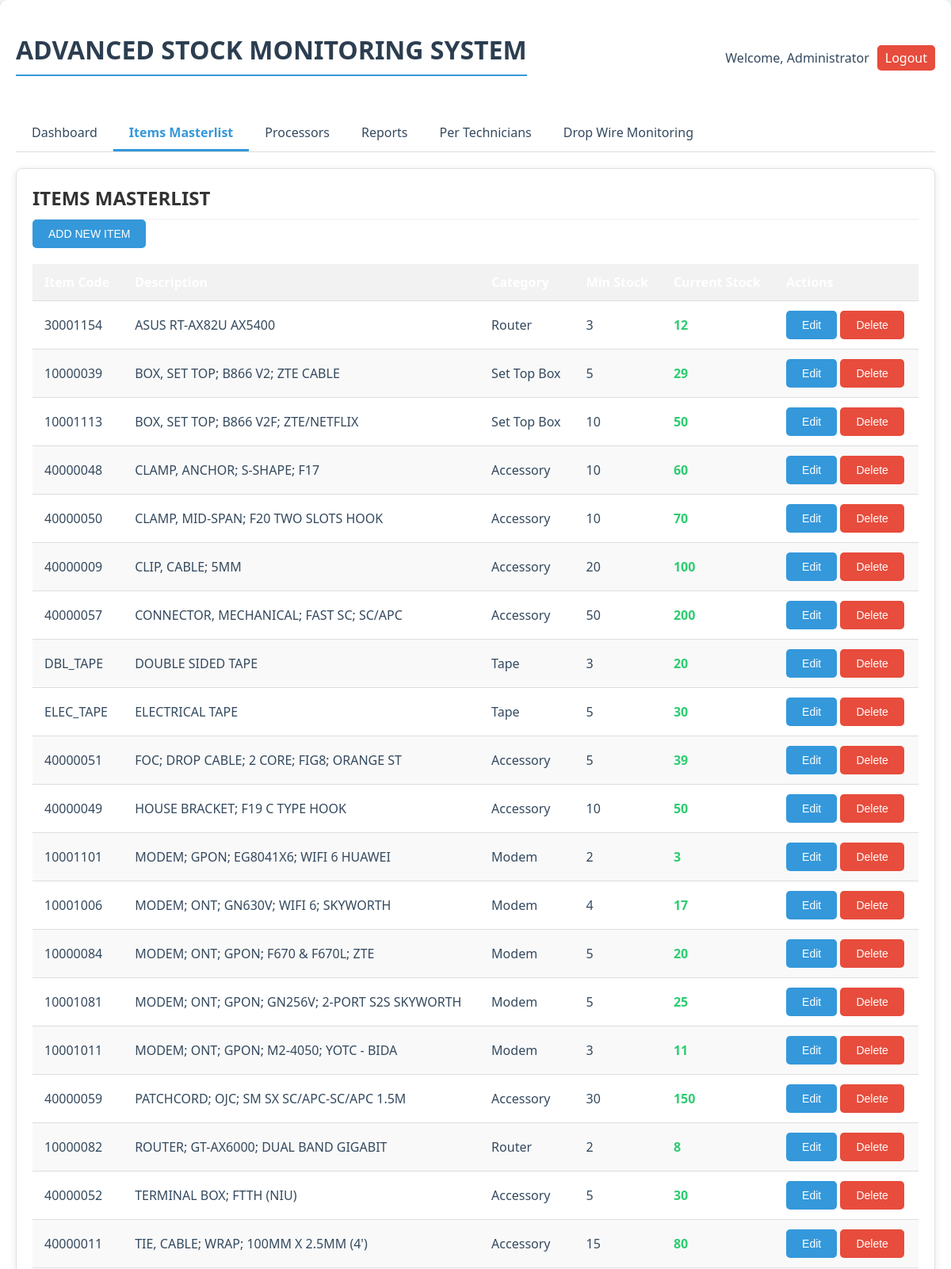
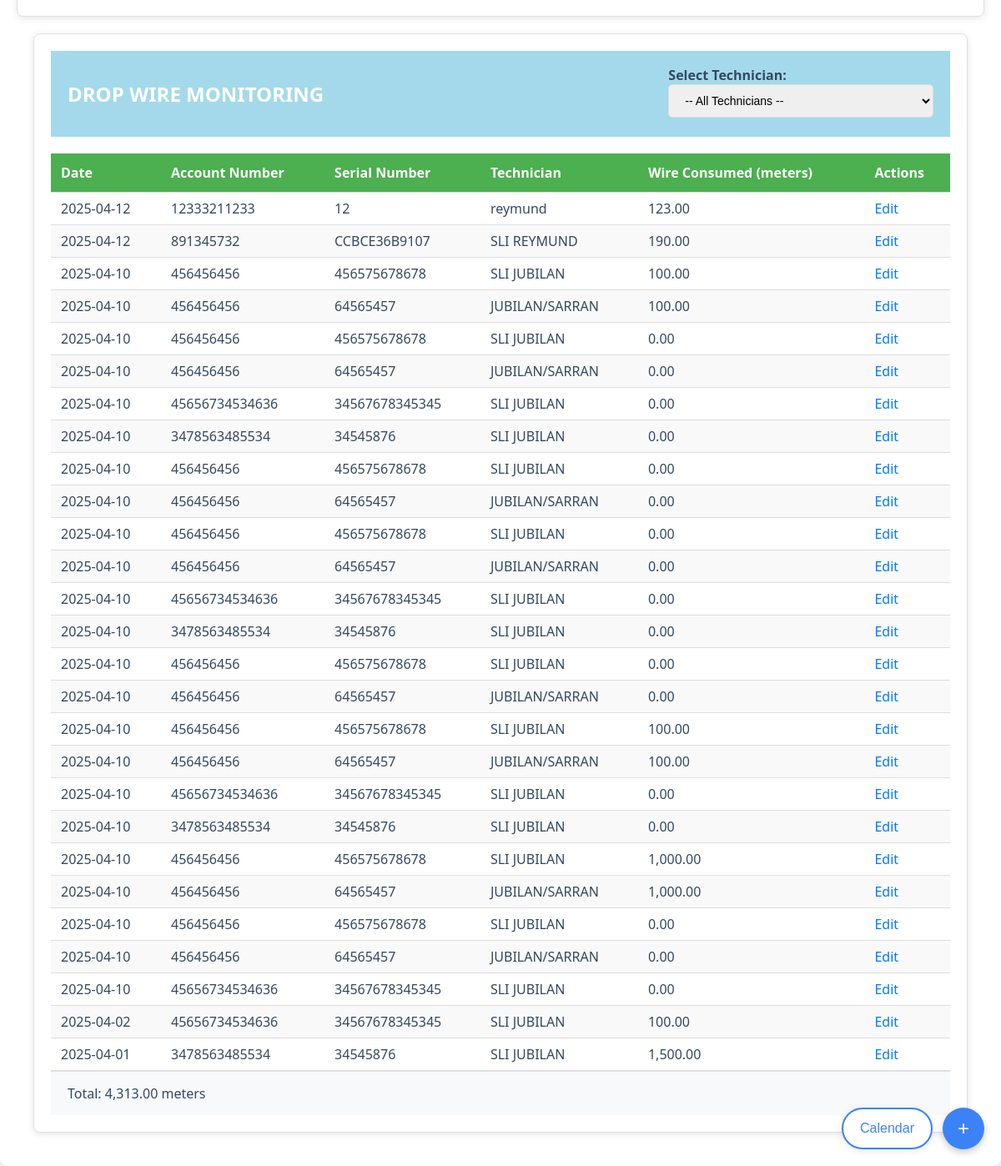
/index.php?tab=items (signed in), run on the app's committed database (2 pictures, top to bottom).
### tables this page shows
CREATE TABLE `items` (
  `item_code` varchar(20) NOT NULL,
  `description` varchar(255) NOT NULL,
  `category` varchar(50) NOT NULL,
  `current_stock` int(11) NOT NULL DEFAULT 0,
  `min_stock` int(11) NOT NULL DEFAULT 0
);

CREATE TABLE `drop_wire_consumption` (
  `id` int(11) NOT NULL,
  `account_number` varchar(255) NOT NULL,
  `serial_number` varchar(255) NOT NULL,
  `technician_name` varchar(255) NOT NULL,
  `drop_wire_consumed` float NOT NULL,
  `date` date NOT NULL
);

CREATE TABLE `transactions` (
  `transaction_id` int(11) NOT NULL,
  `transaction_date` datetime NOT NULL,
  `item_code` varchar(20) NOT NULL,
  `transaction_type` enum('in','out','adjust') NOT NULL,
  `quantity` int(11) NOT NULL,
  `processed_by` varchar(50) NOT NULL,
  `notes` text DEFAULT NULL,
  `serial_number` varchar(50) DEFAULT NULL,
  `account_number` varchar(100) DEFAULT NULL,
  `status` varchar(100) DEFAULT NULL,
  `last_realesby` varchar(100) DEFAULT NULL,
  `updated_at` timestamp NOT NULL DEFAULT current_timestamp() ON UPDATE current_timestamp()
);

### config.php (called while the page is built, shortened)
<?php
function isLoggedIn() {
    return isset($_SESSION['user_id']);
}
function isAdmin() {
    return isLoggedIn() && $_SESSION['role'] === 'admin';
}
?>

### index.php (the view, shortened to what this page needs)
<?php
require_once 'config.php';
$current_user = $_SESSION['full_name'];
$tab = isset($_GET['tab']) ? $_GET['tab'] : 'dashboard';
$stockLevels = $pdo->query("
    SELECT i.*,
           CASE
               WHEN i.current_stock <= 0 THEN 'Out of Stock'
               WHEN i.current_stock <= i.min_stock THEN 'Low Stock'
               ELSE 'In Stock'
           END AS status
    FROM items i
    ORDER BY i.description
")->fetchAll();
function getDropWireConsumption($pdo, $technician = null, $startDate = null, $endDate = null) {
    $query = "
        SELECT dwc.*, t.account_number, t.serial_number, t.processed_by AS technician_name
        FROM drop_wire_consumption AS dwc
        JOIN transactions AS t ON dwc.account_number = t.account_number
        WHERE 1=1
    ";
    $params = [];
    $query .= " ORDER BY dwc.date DESC";
    $stmt = $pdo->prepare($query);
    $stmt->execute($params);
    return $stmt->fetchAll(PDO::FETCH_ASSOC);
}
try {
    $selectedTech = $_GET['technician'] ?? '';
    $startDate = $_GET['start_date'] ?? null;
    $endDate = $_GET['end_date'] ?? null;
    $consumptionData = getDropWireConsumption($pdo, $selectedTech, $startDate, $endDate);
    $totalConsumed = array_sum(array_column($consumptionData, 'drop_wire_consumed'));
} catch (Exception $e) {
    echo json_encode(['error' => $e->getMessage()]);
    exit();
} catch (PDOException $e) {
    echo json_encode(['error' => 'Database error: ' . $e->getMessage()]);
    exit();
}
?>
<!DOCTYPE html>
<html lang="en">
<head>
    <link rel="stylesheet" href="https://cdnjs.cloudflare.com/ajax/libs/font-awesome/5.15.4/css/all.min.css">
    <link rel="stylesheet" href="styles.css">
</head>
    <div class="container">
        <div class="header">
            <h1>ADVANCED STOCK MONITORING SYSTEM</h1>
            <div class="user-info">
                <span>Welcome, <?php echo htmlspecialchars($current_user); ?></span>
                <a href="logout.php" class="logout-btn">Logout</a>
            </div>
        </div>
        <div class="tabs">
            <div class="tab <?php echo $tab === 'dashboard' ? 'active' : ''; ?>" onclick="switchTab('dashboard')">Dashboard</div>
            <div class="tab <?php echo $tab === 'items' ? 'active' : ''; ?>" onclick="switchTab('items')">Items Masterlist</div>
             <div class="tab <?= $tab === 'processors' ? 'active' : '' ?>" onclick="switchTab('processors')">Processors</div>
            <div class="tab <?php echo $tab === 'reports' ? 'active' : ''; ?>" onclick="switchTab('reports')">Reports</div>
             <div class="tab <?php echo $tab === 'technicians' ? 'active' : ''; ?>" onclick="switchTab('technicians')">Per Technicians</div>
            <div class="tab <?php echo $tab === 'dropwire' ? 'active' : ''; ?>" onclick="switchTab('dropwire')">Drop Wire Monitoring</div>
        </div>
        <div id="items" class="tab-content <?php echo $tab === 'items' ? 'active' : ''; ?>">
            <div class="card">
                <div class="card-title">ITEMS MASTERLIST</div>
                <?php if (isAdmin()): ?>
                    <button class="btn" onclick="showAddItemModal()">ADD NEW ITEM</button>
                <?php endif; ?>
                <table id="itemsList">
                    <thead>
                        <tr>
                            <th>Item Code</th>
                            <th>Description</th>
                            <th>Category</th>
                            <th>Min Stock</th>
                            <th>Current Stock</th>
                            <?php if (isAdmin()): ?>
                                <th>Actions</th>
                            <?php endif; ?>
                        </tr>
                    </thead>
                    <tbody>
                        <?php foreach ($stockLevels as $item): ?>
                            <tr>
                                <td><?php echo htmlspecialchars($item['item_code']); ?></td>
                                <td><?php echo htmlspecialchars($item['description']); ?></td>
                                <td><?php echo htmlspecialchars($item['category']); ?></td>
                                <td><?php echo $item['min_stock']; ?></td>
                                <td class="stock-level <?php
                                    echo $item['current_stock'] <= 0 ? 'low-stock' :
                                        ($item['current_stock'] <= $item['min_stock'] ? 'medium-stock' : 'high-stock');
                                ?>">
                                    <?php echo $item['current_stock']; ?>
                                </td>
                                <?php if (isAdmin()): ?>
                                    <td>
                                        <button class="btn" onclick="showEditItemModal('<?php echo $item['item_code']; ?>')">Edit</button>
                                        <button class="btn btn-danger" onclick="confirmDeleteItem('<?php echo $item['item_code']; ?>')">Delete</button>
                                    </td>
                                <?php endif; ?>
                            </tr>
                        <?php endforeach; ?>
                    </tbody>
                </table>
            </div>
        </div>
         <div class="calendar-container">
   <div style="position: fixed; bottom: 20px; right: 20px; display: flex; gap: 12px;">
    <button id="show-calendar-btn" style="
        padding: 12px 20px;
        background: white;
        color: #3b82f6;
        border: 2px solid #3b82f6;
        border-radius: 30px;
        font-weight: 500;
        cursor: pointer;
        box-shadow: 0 2px 8px rgba(0,0,0,0.1);
        transition: all 0.2s;
    ">
        Calendar
    </button>
    <button id="open-create-form" style="
        width: 50px;
        height: 50px;
        background: #3b82f6;
        color: white;
        border: none;
        border-radius: 50%;
        font-size: 1.5rem;
        cursor: pointer;
        box-shadow: 0 4px 8px rgba(0,0,0,0.2);
        transition: all 0.2s;
    ">
        +
    </button>
</div>
</div>
<div id="dropwire">
        <div class="card">
            <div class="card-header">
                     <h2>DROP WIRE MONITORING</h2>
                <form id="technician-form">
                    <label>Select Technician:
                        <select name="technician">
                            <option value="">-- All Technicians --</option>
                        </select>
                    </label>
                </form>
            </div>
            <table id="dropwire-table">
                <thead style="display: table-header-group; background: #f8f9fa;">
                    <tr>
                        <th>Date</th>
                        <th>Account Number</th>
                        <th>Serial Number</th>
                        <th>Technician</th>
                        <th>Wire Consumed (meters)</th>
                        <th>Actions</th>
                    </tr>
                </thead>
                <tbody>
                    <?php if (empty($consumptionData)): ?>
                    <tr>
                        <td colspan="6">No data found</td>
                    </tr>
                    <?php else: ?>
                    <?php foreach ($consumptionData as $row): ?>
                    <tr>
                        <td><?= htmlspecialchars($row['date']) ?></td>
                        <td><?= htmlspecialchars($row['account_number']) ?></td>
                        <td><?= htmlspecialchars($row['serial_number']) ?></td>
                        <td><?= htmlspecialchars($row['technician_name']) ?></td>
                        <td><?= number_format($row['drop_wire_consumed'], 2) ?></td>
                       <td><a href="#" class="edit-button" data-id="<?= $row['id'] ?>">Edit</a></td>
                    </tr>
                    <?php endforeach; ?>
                    <?php endif; ?>
                </tbody>
            </table>
            <div class="card-footer">
                Total: <?= number_format($totalConsumed, 2) ?> meters
            </div>
        </div>
    </div>
</body>
</html>

### styles.css (style rules this page uses)
:root { --primary: #3498db; --secondary: #2c3e50; --success: #2ecc71; --danger: #e74c3c; --light: #ecf0f1; --dark: #34495e; }
.container { max-width: 1200px; margin: 0 auto; background: white; padding: 20px; border-radius: 10px; box-shadow: 0 0 20px rgba(0,0,0,0.1); }
h1 { text-align: center; color: var(--secondary); margin-bottom: 30px; border-bottom: 2px solid var(--primary); padding-bottom: 10px; }
.card { background: white; border-radius: 8px; padding: 20px; box-shadow: 0 2px 10px rgba(0,0,0,0.05); border-top: 4px solid var(--primary); }
.card-title { font-weight: 600; color: var(--primary); margin-bottom: 15px; font-size: 18px; }
label { display: block; margin-bottom: 5px; font-weight: 500; color: var(--dark); }
.btn { background: var(--primary); color: white; border: none; padding: 10px 20px; border-radius: 5px; cursor: pointer; font-size: 14px; transition: all 0.3s; }
.btn-danger { background: var(--danger); }
table { width: 100%; border-collapse: collapse; margin-top: 20px; }
th { background: var(--primary); color: white; padding: 12px 15px; text-align: left; }
tr:nth-child(even) { background: #f9f9f9; }
.stock-level { font-weight: bold; }
.tabs { display: flex; margin-bottom: 20px; border-bottom: 1px solid #ddd; }
.tab { padding: 10px 20px; cursor: pointer; border-bottom: 3px solid transparent; }
.tab.active { border-bottom-color: var(--primary); color: var(--primary); font-weight: bold; }
.tab-content { display: none; }
.tab-content.active { display: block; }
.header { display: flex; justify-content: space-between; align-items: center; margin-bottom: 20px; }
.user-info { display: flex; align-items: center; gap: 10px; }
.logout-btn { background: var(--danger); color: white; border: none; padding: 5px 10px; border-radius: 5px; cursor: pointer; }
label { display: block; margin-bottom: 5px; font-weight: bold; }
#dropwire { max-width: 1200px; margin: 0 auto; }
.card { background: white; border-radius: 8px; box-shadow: 0 2px 4px rgba(0,0,0,0.1); padding: 20px; }
.card-title { font-size: 24px; font-weight: bold; margin-bottom: 20px; color: #333; border-bottom: 1px solid #eee; padding-bottom: 10px; }
th { background-color: #f2f2f2; font-weight: bold; }
a { color: #007bff; text-decoration: none; }
#dropwire { font-family: 'Segoe UI', Tahoma, Geneva, Verdana, sans-serif; margin: 20px; }
.card { border: 1px solid #e0e0e0; border-radius: 8px; box-shadow: 0 2px 10px rgba(0, 0, 0, 0.1); overflow: hidden; }
.card-header { background: #a4d9eb; color: white; padding: 15px 20px; display: flex; justify-content: space-between; align-items: center; }
.card-title { margin: 0; font-size: 1.5rem; }
.card-footer { padding: 15px 20px; background-color: #f8f9fa; border-top: 1px solid #e0e0e0; }
#dropwire-table { width: 100%; border-collapse: collapse; }
#dropwire-table th { padding: 12px; text-align: left; background: #4CAF50; color: white; }
#dropwire-table td { padding: 8px 12px; border-bottom: 1px solid #ddd; }
.calendar-container { position: relative; }
#show-calendar-btn { background-color: #f8f9fa; color: #495057; border: 1px solid #ced4da; border-radius: 5px; padding: 10px 15px; font-size: 1em; cursor: pointer; transition: background-color 0.3s ease, color 0.3s ease, border-color 0.3s ease; }

### data on the page
items: item_code "30001154", description "ASUS RT-AX82U AX5400", category "Router", min_stock "3", current_stock "12"
items: item_code "10000039", description "BOX, SET TOP; B866 V2; ZTE CABLE", category "Set Top Box", min_stock "5", current_stock "29"
items: item_code "10001113", description "BOX, SET TOP; B866 V2F; ZTE/NETFLIX", category "Set Top Box", min_stock "10", current_stock "50"
items: item_code "40000048", description "CLAMP, ANCHOR; S-SHAPE; F17", category "Accessory", min_stock "10", current_stock "60"
items: item_code "40000050", description "CLAMP, MID-SPAN; F20 TWO SLOTS HOOK", category "Accessory", min_stock "10", current_stock "70"
items: item_code "40000009", description "CLIP, CABLE; 5MM", category "Accessory", min_stock "20", current_stock "100"
items: item_code "40000057", description "CONNECTOR, MECHANICAL; FAST SC; SC/APC", category "Accessory", min_stock "50", current_stock "200"
items: item_code "DBL_TAPE", description "DOUBLE SIDED TAPE", category "Tape", min_stock "3", current_stock "20"
items: item_code "ELEC_TAPE", description "ELECTRICAL TAPE", category "Tape", min_stock "5", current_stock "30"
items: item_code "40000051", description "FOC; DROP CABLE; 2 CORE; FIG8; ORANGE ST", category "Accessory", min_stock "5", current_stock "39"
items: item_code "40000049", description "HOUSE BRACKET; F19 C TYPE HOOK", category "Accessory", min_stock "10", current_stock "50"
items: item_code "10001101", description "MODEM; GPON; EG8041X6; WIFI 6 HUAWEI", category "Modem", min_stock "2", current_stock "3"
items: item_code "10001006", description "MODEM; ONT; GN630V; WIFI 6; SKYWORTH", category "Modem", min_stock "4", current_stock "17"
items: item_code "10000084", description "MODEM; ONT; GPON; F670 & F670L; ZTE", category "Modem", min_stock "5", current_stock "20"
items: item_code "10001081", description "MODEM; ONT; GPON; GN256V; 2-PORT S2S SKYWORTH", category "Modem", min_stock "5", current_stock "25"
items: item_code "10001011", description "MODEM; ONT; GPON; M2-4050; YOTC - BIDA", category "Modem", min_stock "3", current_stock "11"
items: item_code "40000059", description "PATCHCORD; OJC; SM SX SC/APC-SC/APC 1.5M", category "Accessory", min_stock "30", current_stock "150"
items: item_code "10000082", description "ROUTER; GT-AX6000; DUAL BAND GIGABIT", category "Router", min_stock "2", current_stock "8"
items: item_code "40000052", description "TERMINAL BOX; FTTH (NIU)", category "Accessory", min_stock "5", current_stock "30"
items: item_code "40000011", description "TIE, CABLE; WRAP; 100MM X 2.5MM (4')", category "Accessory", min_stock "15", current_stock "80"
drop_wire_consumption: date "2025-04-12", transactions.account_number "12333211233", transactions.serial_number "12", transactions.processed_by "reymund", drop_wire_consumed "123.00"
drop_wire_consumption: date "2025-04-12", transactions.account_number "891345732", transactions.serial_number "CCBCE36B9107", transactions.processed_by "SLI REYMUND", drop_wire_consumed "190.00"
drop_wire_consumption: date "2025-04-10", transactions.account_number "456456456", transactions.serial_number "456575678678", transactions.processed_by "SLI JUBILAN", drop_wire_consumed "100.00", transactions.serial_number "64565457", transactions.processed_by "JUBILAN/SARRAN"
drop_wire_consumption: date "2025-04-10", transactions.account_number "456456456", transactions.serial_number "456575678678", transactions.processed_by "SLI JUBILAN", drop_wire_consumed "0.00", transactions.serial_number "64565457", transactions.processed_by "JUBILAN/SARRAN"
drop_wire_consumption: date "2025-04-10", transactions.account_number "45656734534636", transactions.serial_number "34567678345345", transactions.processed_by "SLI JUBILAN", drop_wire_consumed "0.00"
drop_wire_consumption: date "2025-04-10", transactions.account_number "3478563485534", transactions.serial_number "34545876", transactions.processed_by "SLI JUBILAN", drop_wire_consumed "0.00"
drop_wire_consumption: date "2025-04-10", transactions.account_number "456456456", transactions.serial_number "456575678678", transactions.processed_by "SLI JUBILAN", drop_wire_consumed "0.00", transactions.serial_number "64565457", transactions.processed_by "JUBILAN/SARRAN"
drop_wire_consumption: date "2025-04-10", transactions.account_number "456456456", transactions.serial_number "456575678678", transactions.processed_by "SLI JUBILAN", drop_wire_consumed "0.00", transactions.serial_number "64565457", transactions.processed_by "JUBILAN/SARRAN"
drop_wire_consumption: date "2025-04-10", transactions.account_number "45656734534636", transactions.serial_number "34567678345345", transactions.processed_by "SLI JUBILAN", drop_wire_consumed "0.00"
drop_wire_consumption: date "2025-04-10", transactions.account_number "3478563485534", transactions.serial_number "34545876", transactions.processed_by "SLI JUBILAN", drop_wire_consumed "0.00"
drop_wire_consumption: date "2025-04-10", transactions.account_number "456456456", transactions.serial_number "456575678678", transactions.processed_by "SLI JUBILAN", drop_wire_consumed "0.00", transactions.serial_number "64565457", transactions.processed_by "JUBILAN/SARRAN"
drop_wire_consumption: date "2025-04-10", transactions.account_number "456456456", transactions.serial_number "456575678678", transactions.processed_by "SLI JUBILAN", drop_wire_consumed "100.00", transactions.serial_number "64565457", transactions.processed_by "JUBILAN/SARRAN"
drop_wire_consumption: date "2025-04-10", transactions.account_number "45656734534636", transactions.serial_number "34567678345345", transactions.processed_by "SLI JUBILAN", drop_wire_consumed "0.00"
drop_wire_consumption: date "2025-04-10", transactions.account_number "3478563485534", transactions.serial_number "34545876", transactions.processed_by "SLI JUBILAN", drop_wire_consumed "0.00"
drop_wire_consumption: date "2025-04-10", transactions.account_number "456456456", transactions.serial_number "456575678678", transactions.processed_by "SLI JUBILAN", drop_wire_consumed "1,000.00", transactions.serial_number "64565457", transactions.processed_by "JUBILAN/SARRAN"
drop_wire_consumption: date "2025-04-10", transactions.account_number "456456456", transactions.serial_number "456575678678", transactions.processed_by "SLI JUBILAN", drop_wire_consumed "0.00", transactions.serial_number "64565457", transactions.processed_by "JUBILAN/SARRAN"
drop_wire_consumption: date "2025-04-10", transactions.account_number "45656734534636", transactions.serial_number "34567678345345", transactions.processed_by "SLI JUBILAN", drop_wire_consumed "0.00"
drop_wire_consumption: date "2025-04-02", transactions.account_number "45656734534636", transactions.serial_number "34567678345345", transactions.processed_by "SLI JUBILAN", drop_wire_consumed "100.00"
drop_wire_consumption: date "2025-04-01", transactions.account_number "3478563485534", transactions.serial_number "34545876", transactions.processed_by "SLI JUBILAN", drop_wire_consumed "1,500.00"

### other printed values
$current_user "Administrator"
$totalConsumed "4,313.00"
